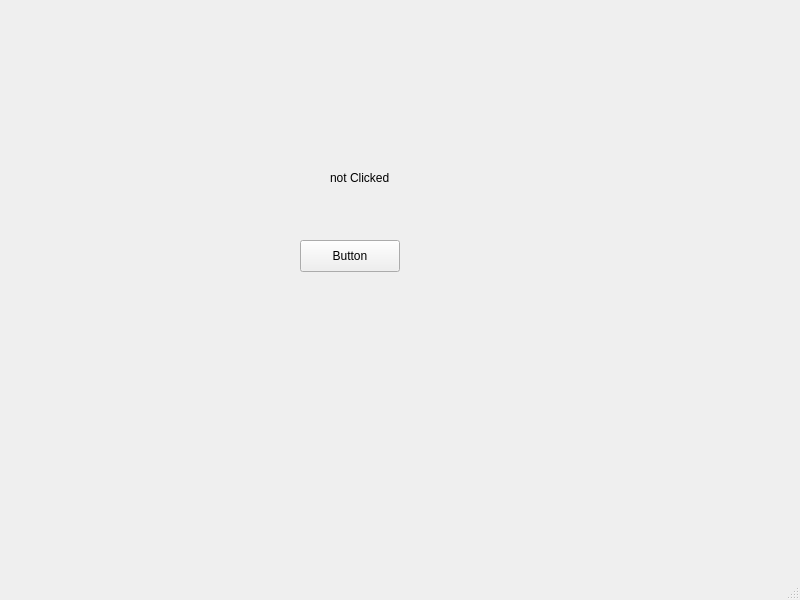
<?xml version="1.0" encoding="UTF-8"?>
<ui version="4.0">
 <class>MainWindow</class>
 <widget class="QMainWindow" name="MainWindow">
  <property name="geometry">
   <rect>
    <x>0</x>
    <y>0</y>
    <width>800</width>
    <height>600</height>
   </rect>
  </property>
  <property name="windowTitle">
   <string>MainWindow</string>
  </property>
  <widget class="QWidget" name="centralwidget">
   <widget class="QPushButton" name="pushButton">
    <property name="geometry">
     <rect>
      <x>300</x>
      <y>240</y>
      <width>100</width>
      <height>32</height>
     </rect>
    </property>
    <property name="text">
     <string>Button</string>
    </property>
   </widget>
   <widget class="QLabel" name="label">
    <property name="geometry">
     <rect>
      <x>330</x>
      <y>170</y>
      <width>101</width>
      <height>16</height>
     </rect>
    </property>
    <property name="text">
     <string>not Clicked</string>
    </property>
   </widget>
  </widget>
  <widget class="QMenuBar" name="menubar">
   <property name="geometry">
    <rect>
     <x>0</x>
     <y>0</y>
     <width>800</width>
     <height>36</height>
    </rect>
   </property>
  </widget>
  <widget class="QStatusBar" name="statusbar"/>
 </widget>
 <resources/>
 <connections/>
</ui>
